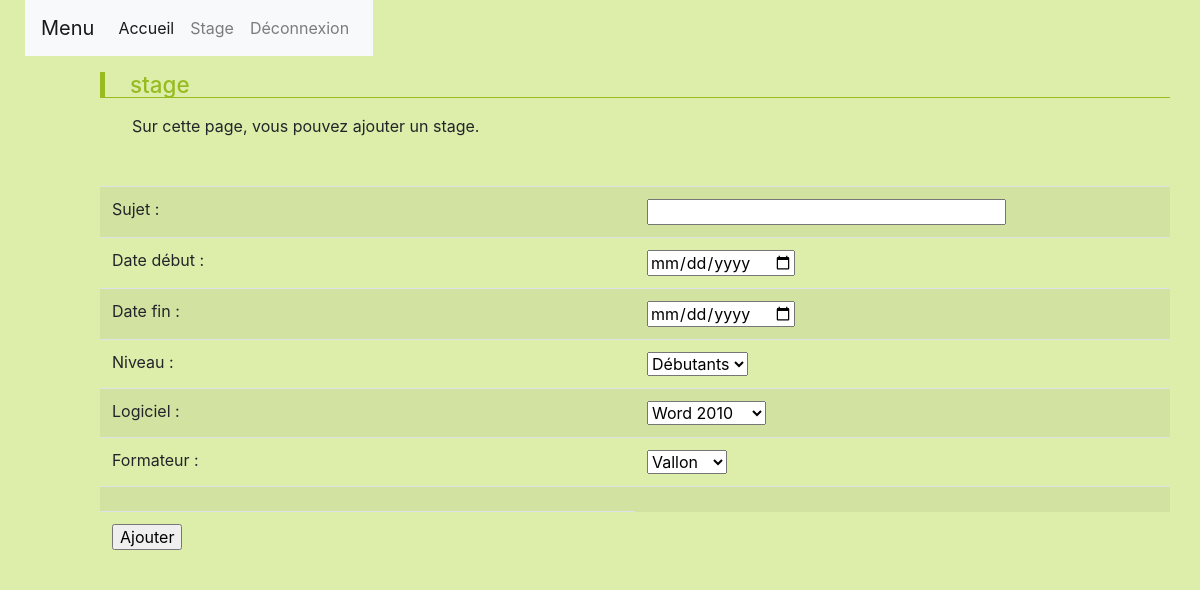
The page /Admin/front_end/ajouter_stage.php (signed in) on the database its author committed.
### tables this page shows
CREATE TABLE `niveau` (
  `CodeNiveau` varchar(1) NOT NULL,
  `LibelleNiveau` varchar(10) NOT NULL,
  `NbPartMaxi` int(2) NOT NULL,
  `Prix` decimal(6,2) NOT NULL
);

CREATE TABLE `logiciel` (
  `NoLogiciel` int(2) NOT NULL,
  `NomLogiciel` varchar(15) NOT NULL,
  `SocieteEditrice` varchar(10) NOT NULL
);

CREATE TABLE `formateur` (
  `NoFormateur` int(2) NOT NULL,
  `NomFormateur` varchar(15) NOT NULL,
  `PrenomFormateur` varchar(15) NOT NULL

);

### Admin/back_end/parcourir_niveaux.php (called while the page is built, shortened)
<?php
require('../../back_end/include/_inc_connexion.php');
$resultat = $cnx->prepare("select * FROM Niveau ORDER BY CodeNiveau ;");
$resultat->execute();
$niveaux = $resultat->fetchAll();
?>

### Admin/back_end/parcourir_logiciels.php (called while the page is built, shortened)
<?php
require('../../back_end/include/_inc_connexion.php');
$resultat = $cnx->prepare("select * FROM Logiciel ;");
$resultat->execute();
$logiciels= $resultat->fetchAll();
?>

### Admin/back_end/parcourir_formateurs.php (called while the page is built, shortened)
<?php
require('../../back_end/include/_inc_connexion.php');
$resultat = $cnx->prepare("select * FROM formateur ;");
$resultat->execute();
$formateurs= $resultat->fetchAll();
?>

### Admin/front_end/ajouter_stage.php (the view, shortened to what this page needs)
<html>
<head>
        <link rel="stylesheet" href="https://maxcdn.bootstrapcdn.com/bootstrap/4.0.0/css/bootstrap.min.css">
        <link rel="stylesheet" href="https://use.fontawesome.com/releases/v5.7.0/css/all.css">
        <link rel="stylesheet" href="../../assets/css/style.css">
    </head>
    <body>
<div id=conteneur class="boite">
    <ul id=menu>
    </ul>
    <div id=contenu>
<h2>stage</h2>
<p>Sur cette page, vous pouvez ajouter un stage.
<form method="post" action="../back_end/ajouter_stage.php"  >
        <table class="table table-striped">
            <tr>
                <td>Sujet :</td>
                <td><input type='text' name='sujet' size="30" required></td>
            </tr>
            <tr>
                <td>Date début :</td>
                <td><input type='date' name='datDeb' required ></td>
            </tr>
            <tr>
                <td>Date fin :</td>
                <td><input type='date' name='datFin' required></td></br>
            </tr>
            <tr>
                <td>Niveau :</td>
                <td>
                  <?php require('../back_end/parcourir_niveaux.php');
                    $Chaine = "";
                    $Select='<select size="1" name="niveau">';
                    foreach ($niveaux as $niveau) {
                        $Chaine = $Chaine."<option value=".$niveau['CodeNiveau'].">".$niveau['LibelleNiveau']."</option>";
                    }
                    echo $Select.$Chaine.'</select></br>';
                    ?>
                </td>
            </tr>
            <tr>
                <td>Logiciel :</td>
                <td>
                 <?php require('../back_end/parcourir_logiciels.php');
                    $Chaine = "";
                    $Select='<select size="1" name="logiciel">';
                    foreach ($logiciels as $logiciel ) {
                        $Chaine = $Chaine."<option value=".$logiciel['NoLogiciel'].">".$logiciel['NomLogiciel']."</option>";
                    }
                    echo $Select.$Chaine.'</select>';
                    ?>
                </td>
            </tr>
            <tr>
                <td>Formateur :</td>
                <td>
                <?php require('../back_end/parcourir_formateurs.php');
                 $Chaine = "";
                 $Select='<select size="1" name="formateur">';
                foreach ($formateurs as $formateur ) {
                    $Chaine = $Chaine."<option value=".$formateur['NoFormateur'].">".$formateur['NomFormateur']."</option>";
                }
                echo $Select.$Chaine.'</select>';
                ?>
                </td>
            </tr>
            <tr>
                <td width="50%" align="right"></td>
                <td width="50%"></td>
            </tr>
            <tr>
                <td><input type='submit' value='Ajouter' /></td>
            </tr>
        </table>
</body>
</html>

### assets/css/style.css (style rules this page uses)
DIV#contenu { PADDING-RIGHT: 30px; PADDING-LEFT: 100px; PADDING-BOTTOM: 0px; PADDING-TOP: 0px }
DIV#contenu H2 { PADDING-LEFT: 25px; FONT-SIZE: 1.4em; BACKGROUND: url(little_apple.gif) no-repeat left bottom; BORDER-LEFT: #9b2 5px solid; COLOR: #9b2; LINE-HEIGHT: 25px; BORDER-BOTTOM: #9b2 1px solid }
DIV#contenu P { TEXT-INDENT: 2em; LINE-HEIGHT: 2.5em; TEXT-ALIGN: justify }
.boite { border: 2px ; solid: #dea }

### rows shown on the page
niveau: niveau "Débutants"
logiciel: logiciel "Word 2010"
formateur: formateur "Vallon"
